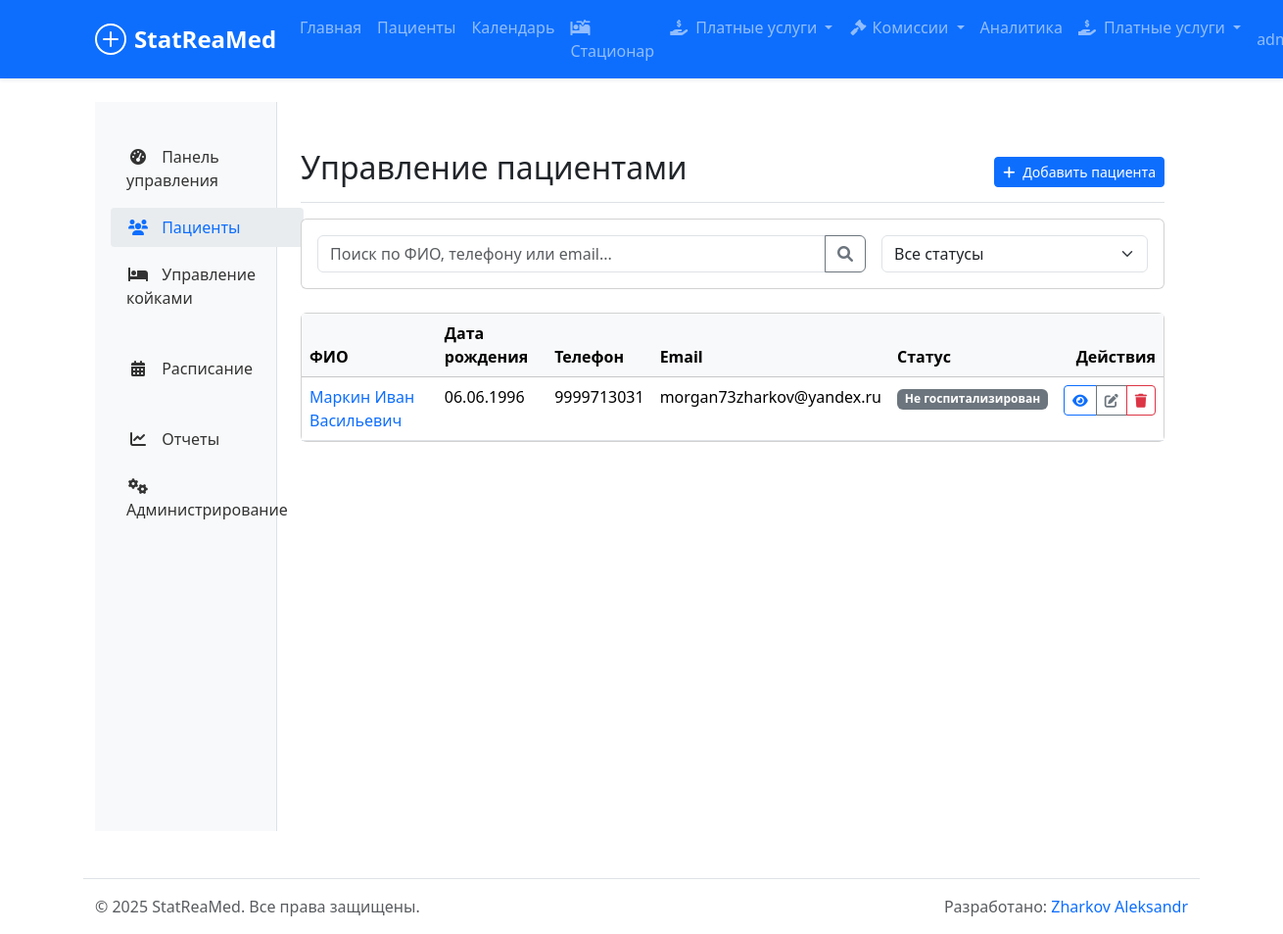
The app's page /admin-panel/patients/ (signed in) with its own data.
### core/models.py (models this page shows, shortened)
class Patient(models.Model):
    GENDER_CHOICES = [
        ('M', _('Мужской')),
        ('F', _('Женский')),
    ]
    first_name = models.CharField(max_length=100, verbose_name=_("Имя"))
    last_name = models.CharField(max_length=100, verbose_name=_("Фамилия"))
    middle_name = models.CharField(max_length=100, blank=True, verbose_name=_("Отчество"))
    date_of_birth = models.DateField(verbose_name=_("Дата рождения"))
    gender = models.CharField(max_length=1, choices=GENDER_CHOICES, verbose_name=_("Пол"))
    address = models.TextField(verbose_name=_("Адрес проживания"))
    phone_number = models.CharField(max_length=20, blank=True, verbose_name=_("Номер телефона"))
    email = models.EmailField(blank=True, verbose_name=_("Электронная почта"))
    user = models.OneToOneField(User, on_delete=models.SET_NULL, null=True, blank=True, related_name='patient_profile', verbose_name=_("Учетная запись"))
    curator = models.ForeignKey(User, on_delete=models.SET_NULL, null=True, blank=True, related_name='curating_patients', verbose_name=_("Куратор"))
    created_at = models.DateTimeField(auto_now_add=True, verbose_name=_("Дата создания записи"))
    updated_at = models.DateTimeField(auto_now=True, verbose_name=_("Дата обновления записи"))
    def get_full_name(self):
        return f"{self.last_name} {self.first_name} {self.middle_name}".strip()
    class Meta:
        verbose_name = _("Пациент")
        verbose_name_plural = _("Пациенты")
        ordering = ['last_name', 'first_name']

### core/views_admin.py (the view, shortened to what this page needs)
class PatientListView(LoginRequiredMixin, UserPassesTestMixin, ListView):
    model = Patient
    template_name = 'core/admin/patient_list.html'
    context_object_name = 'patients'
    paginate_by = 20
    def test_func(self):
        return self.request.user.is_staff
    def get_queryset(self):
        queryset = super().get_queryset().select_related('curator').prefetch_related('admissions')
        self.search_query = self.request.GET.get('q', '')
        self.status_filter = self.request.GET.get('status', '')
        if self.status_filter == 'admitted':
            queryset = queryset.filter(admissions__discharge_date__isnull=True)
        elif self.status_filter == 'discharged':
            queryset = queryset.filter(admissions__discharge_date__isnull=False)
        self.gender_filter = self.request.GET.get('gender', '')
        if self.gender_filter in ['M', 'F']:
            queryset = queryset.filter(gender=self.gender_filter)
        self.age_filter = self.request.GET.get('age', '')
        if self.age_filter == 'child':
            queryset = queryset.filter(age__lt=18)
        elif self.age_filter == 'adult':
            queryset = queryset.filter(age__range=(18, 65))
        elif self.age_filter == 'senior':
            queryset = queryset.filter(age__gt=65)
        self.ordering = self.request.GET.get('ordering', 'last_name')
        if self.ordering in ['last_name', 'first_name', 'date_of_birth', 'created_at']:
            if self.ordering.startswith('-'):
                queryset = queryset.order_by(self.ordering)
            else:
                queryset = queryset.order_by(self.ordering)
        queryset = queryset.annotate(
            is_admitted=Case(
                When(admissions__discharge_date__isnull=True, then=Value(True)),
                default=Value(False),
                output_field=models.BooleanField()
            )
        )
        return queryset.distinct()
    def get_context_data(self, **kwargs):
        context = super().get_context_data(**kwargs)
        context.update({
            'search_query': self.search_query,
            'status_filter': self.status_filter,
            'gender_filter': self.gender_filter,
            'age_filter': self.age_filter,
            'current_ordering': self.ordering,
            'total_patients': self.get_queryset().count(),
            'admitted_count': Patient.objects.filter(admissions__discharge_date__isnull=True).count(),
            'discharged_count': Patient.objects.filter(admissions__discharge_date__isnull=False).count(),
            'gender_choices': Patient.GENDER_CHOICES,
        })
        return context

### core/context_processors.py (called while the page is built)
def theme(request):
    theme = request.COOKIES.get('theme', 'light')
    return {'current_theme': theme}

### core/templates/core/admin/patient_list.html (shortened to what this page needs)
{% extends 'core/admin/base.html' %}
{% load humanize %}
{% block admin_content %}
<div class="d-flex justify-content-between flex-wrap flex-md-nowrap align-items-center pt-3 pb-2 mb-3 border-bottom">
    <h1 class="h2">Управление пациентами</h1>
    <div class="btn-toolbar mb-2 mb-md-0">
        <a href="{% url 'core:patient_add' %}" class="btn btn-sm btn-primary">
            <i class="fas fa-plus me-1"></i> Добавить пациента
        </a>
    </div>
</div>
<div class="card mb-4">
    <div class="card-body">
        <form method="get" class="row g-3">
            <div class="col-md-8">
                <div class="input-group">
                    <input type="text" name="q" class="form-control" placeholder="Поиск по ФИО, телефону или email..."
                           value="{{ search_query|default:'' }}">
                    <button class="btn btn-outline-secondary" type="submit">
                        <i class="fas fa-search"></i>
                    </button>
                </div>
            </div>
            <div class="col-md-4">
                <select class="form-select" name="status">
                    <option value="">Все статусы</option>
                </select>
            </div>
        </form>
    </div>
</div>
<div class="card">
    <div class="card-body p-0">
        <div class="table-responsive">
            <table class="table table-hover mb-0">
                <thead class="table-light">
                    <tr>
                        <th>ФИО</th>
                        <th>Дата рождения</th>
                        <th>Телефон</th>
                        <th>Email</th>
                        <th>Статус</th>
                        <th class="text-end">Действия</th>
                    </tr>
                </thead>
                <tbody>
                    {% for patient in patients %}
                    <tr>
                        <td>
                            <a href="{% url 'admin_panel:patient_detail' patient.id %}" class="text-decoration-none">
                                {{ patient.get_full_name }}
                            </a>
                        </td>
                        <td>{{ patient.date_of_birth|date:"d.m.Y" }}</td>
                        <td>{{ patient.phone_number|default:"-" }}</td>
                        <td>{{ patient.email|default:"-" }}</td>
                        <td>
                            {% with admission=patient.admissions.first %}
                                {% if admission and not admission.discharge_date %}
                                    <span class="badge bg-success">На лечении</span>
                                {% else %}
                                    <span class="badge bg-secondary">Не госпитализирован</span>
                                {% endif %}
                            {% endwith %}
                        </td>
                        <td class="text-end">
                            <div class="btn-group btn-group-sm">
                                <a href="{% url 'admin_panel:patient_detail' patient.id %}"
                                   class="btn btn-outline-primary" title="Просмотр">
                                    <i class="fas fa-eye"></i>
                                </a>
                                <a href="{% url 'core:patient_edit' patient.id %}"
                                   class="btn btn-outline-secondary" title="Редактировать">
                                    <i class="fas fa-edit"></i>
                                </a>
                                <button type="button" class="btn btn-outline-danger" title="Удалить"
                                        data-bs-toggle="modal" data-bs-target="#deletePatient{{ patient.id }}">
                                    <i class="fas fa-trash"></i>
                                </button>
                            </div>
                        </td>
                    </tr>
                    {% endfor %}
                </tbody>
            </table>
        </div>
    </div>
</div>
{% endblock %}

### core/templates/core/base.html (shortened to what this page needs)
{% load static %}
{% load custom_filters %}
{% load custom_filters %}
<!DOCTYPE html>
<html lang="ru">
<head>
    <link href="https://cdn.jsdelivr.net/npm/bootstrap@5.3.3/dist/css/bootstrap.min.css" rel="stylesheet">
    <link href="https://cdnjs.cloudflare.com/ajax/libs/font-awesome/6.0.0/css/all.min.css" rel="stylesheet">
</head>
<body>
<nav class="navbar navbar-expand-lg navbar-dark bg-primary shadow-sm">
    <div class="container">
        <a class="navbar-brand" href="{% url 'core:dashboard' %}">
            <div class="logo-container me-2" style="width: 32px; height: 32px; display: inline-flex; align-items: center; justify-content: center;">
                <svg width="32" height="32" viewBox="0 0 32 32" fill="none" xmlns="http://www.w3.org/2000/svg">
                    <circle cx="16" cy="16" r="15" stroke="white" stroke-width="2"/>
                    <path d="M9 16H23M16 9V23" stroke="white" stroke-width="2" stroke-linecap="round"/>
                </svg>
            </div>
            <span>StatReaMed</span>
        </a>
        <div class="collapse navbar-collapse" id="navbarNav">
            <ul class="navbar-nav me-auto mb-2 mb-lg-0">
                <li class="nav-item">
                    <a class="nav-link" href="{% url 'core:dashboard' %}">Главная</a>
                </li>
                {% if user.is_authenticated %}
                    {% if user.is_staff %}
                        <li class="nav-item">
                            <a class="nav-link" href="{% url 'core:patient_list' %}">Пациенты</a>
                        </li>
                        <li class="nav-item">
                            <a class="nav-link" href="{% url 'rehab_programs:calendar' %}">Календарь</a>
                        </li>
                        <li class="nav-item">
                            <a class="nav-link" href="{% url 'inpatient:dashboard' %}">
                                <i class="fas fa-fw fa-procedures"></i>
                                <span>Стационар</span></a>
                        </li>
                        <li class="nav-item dropdown">
                            <a class="nav-link dropdown-toggle" href="#" id="servicesDropdown" role="button" data-bs-toggle="dropdown" aria-expanded="false">
                                <i class="fas fa-hand-holding-usd me-1"></i>
                                <span>Платные услуги</span>
                            </a>
                        </li>
                        <li class="nav-item">
                        <li class="nav-item dropdown">
                            <a class="nav-link dropdown-toggle" href="#" id="commissionsDropdown" role="button" data-bs-toggle="dropdown" aria-expanded="false">
                                <i class="fas fa-fw fa-gavel"></i>
                                <span>Комиссии</span>
                            </a>
                        </li>
                        </li>
                        <li class="nav-item">
                            <a class="nav-link" href="{% url 'analytics:dashboard' %}">Аналитика</a>
                        </li>
                        <li class="nav-item dropdown">
    <a class="nav-link dropdown-toggle" href="#" id="servicesDropdown" role="button" data-bs-toggle="dropdown" aria-expanded="false">
        <i class="fas fa-hand-holding-usd me-1"></i>
        <span>Платные услуги</span>
    </a>
</li>
                    {% else %}
                        <li class="nav-item">
                            <a class="nav-link" href="{% url 'patient_portal:dashboard' %}">Личный кабинет</a>
                        </li>
                    {% endif %}
                {% endif %}
            </ul>
            <ul class="navbar-nav ms-auto">
                {% if user.is_authenticated %}
                    <li class="nav-item dropdown">
                        <a class="nav-link dropdown-toggle" href="#" id="navbarDropdown" role="button" data-bs-toggle="dropdown" aria-expanded="false">
                            {{ user.get_full_name|default:user.username }}
                        </a>
                    </li>
                {% else %}
                    <li class="nav-item">
                        <a class="nav-link" href="{% url 'login' %}">Войти</a>
                    </li>
                {% endif %}
            </ul>
        </div>
    </div>
</nav>
<main class="container mt-4">
    {% block content %}
    {% endblock %}
</main>
<footer class="container mt-5 py-3 text-center text-muted border-top">
    <div class="row">
        <div class="col-md-6 text-md-start">
            <p class="mb-0">© 2025 StatReaMed. Все права защищены.</p>
        </div>
        <div class="col-md-6 text-md-end">
            <p class="mb-0">Разработано: <a href="#" class="text-decoration-none">Zharkov Aleksandr</a></p>
        </div>
    </div>
</footer>
<div aria-live="polite" aria-atomic="true" class="position-fixed end-0 bottom-0 p-3" style="z-index: 1080; min-width: 300px;">
</div>
</body>
</html>

### core/templates/core/base.html (style rules this page uses)
.navbar-brand { display: flex; align-items: center; font-weight: 700; font-size: 1.5rem; }
.navbar { padding: 0.5rem 1rem; box-shadow: 0 2px 4px rgba(0,0,0,.1); }
.navbar-nav .nav-link { padding: 0.5rem 1rem; font-weight: 500; }

### records on screen
Patient: get_full_name "Маркин Иван Васильевич", date_of_birth "06.06.1996", phone_number "9999713031", email "morgan73zharkov@yandex.ru"
